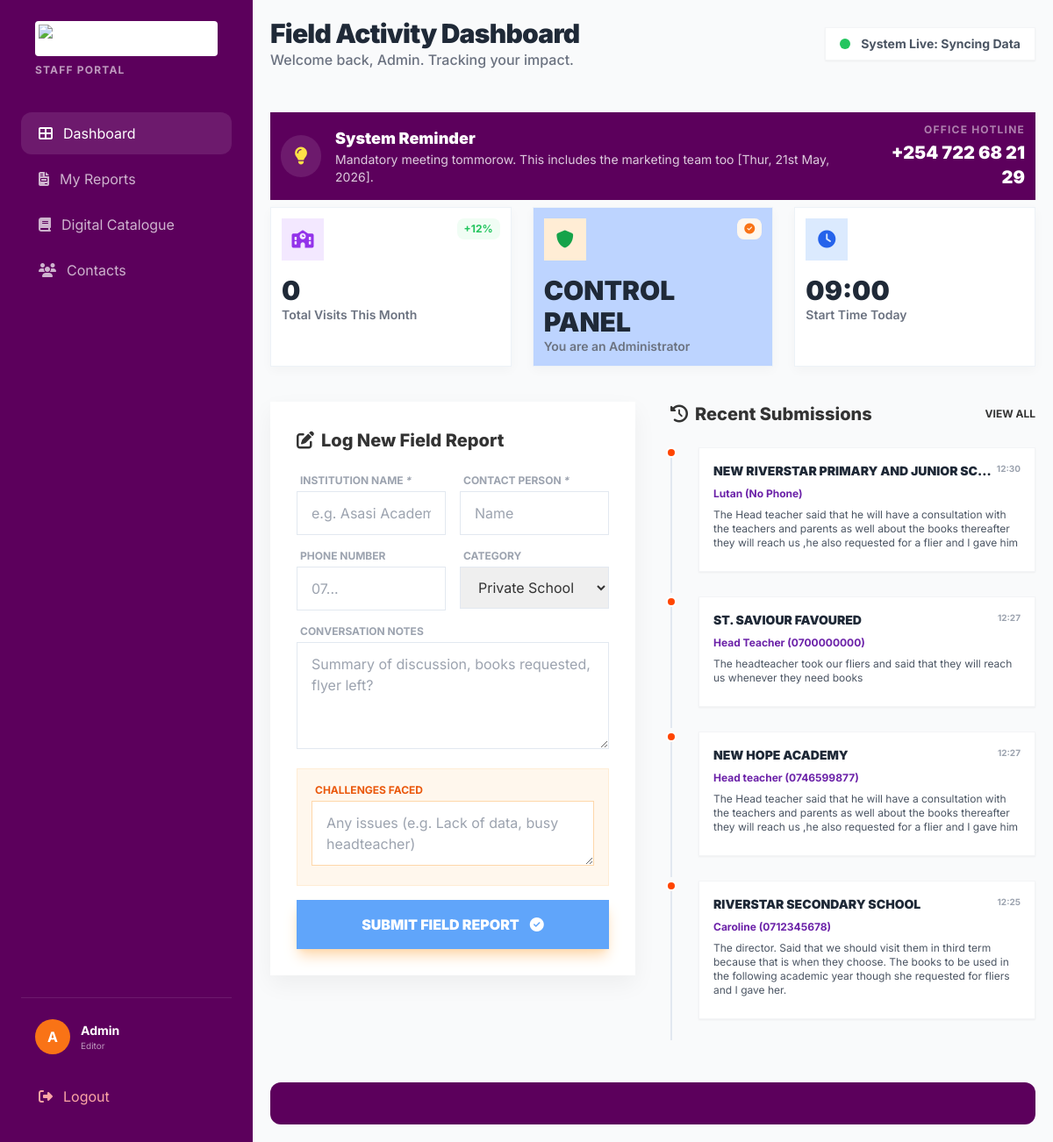
The page /staff/dashboard (signed in) on the database its author committed.
### app.py (models this page shows, shortened)
class Staff(db.Model):
    id = db.Column(db.String(20), primary_key=True, default=lambda: generate_id('STF'))
    name = db.Column(db.String(512), nullable=False)
    email = db.Column(db.String(128), unique=True)
    phone = db.Column(db.String(20), unique=True, nullable=False)
    location = db.Column(db.String(128), default='Nairobi')
    password = db.Column(db.String(1024), nullable=False)
    added_at = db.Column(db.DateTime, default=lambda: datetime.utcnow()+timedelta(hours=3))
    edited_at = db.Column(db.DateTime, default=lambda: datetime.utcnow()+timedelta(hours=3))
    edited_by = db.Column(db.String(255), db.ForeignKey('staff.id'))
    deactivated_by = db.Column(db.String(255), db.ForeignKey('staff.id'))
    deactivated_at = db.Column(db.DateTime)
    is_admin = db.Column(db.Boolean, default=False)
    is_active = db.Column(db.Boolean, default=True)
    is_super_admin = db.Column(db.Boolean, default=False)

class Submission(db.Model):
    id = db.Column(db.String(20), primary_key=True, default=lambda: generate_id('SUB', 4))
    staff_id = db.Column(db.String(20), db.ForeignKey('staff.id'), nullable=False)
    staffName = db.Column(db.String(128), nullable=False)
    institution_name = db.Column(db.String(256), nullable=False)
    contact_person = db.Column(db.String(128), nullable=True)
    phone = db.Column(db.String(20), nullable=True)
    category = db.Column(db.String(100), nullable=True)
    conversation_notes = db.Column(db.Text, nullable=True)
    challenges = db.Column(db.Text, nullable=True)
    submitted_at = db.Column(db.DateTime, default=lambda: datetime.utcnow() + timedelta(hours=3))

### app.py (the view)
@app.route('/staff/dashboard')
@login_required
def dashboard():
    staff = Staff.query.filter_by(id=session.get('staff_id')).first()
    books = Book.query.filter_by(is_deleted=False).all()
    visits_this_month = Submission.query.filter(
        Submission.submitted_at >= datetime.utcnow() - timedelta(days=30)
    ).count()
    reports_today = Submission.query.filter(
        Submission.staffName == staff.name,
        Submission.submitted_at >= datetime.utcnow().date()
    ).count()
    recent_submissions = Submission.query.order_by(
        Submission.submitted_at.desc()
    ).limit(4).all()
    if not staff.is_super_admin:
        log_action(f'{staff.name } logged in', 200, staff.id)
    return render_template(
        'dashboard.html',
        staff=staff,
        books=books,
        visits_this_month=visits_this_month,
        reports_today=reports_today,
        recent_submissions=recent_submissions,
        start_time=datetime.utcnow()
    )

### app.py (called while the page is built)
def login_required(f):
    @wraps(f)
    def wrapper(*args, **kwargs):
        if not session.get('staff_id'):
            return redirect(url_for('login', next=request.path))
        return f(*args, **kwargs)
    return wrapper

@app.after_request
def cache_static_books(response):
    if request.path.startswith('/static/books/'):
        response.cache_control.max_age = 60 * 60 * 24 * 30
        response.cache_control.public = True
    return response

### templates/dashboard.html (shortened to what this page needs)
<!DOCTYPE html>
<html lang="en">
<head>
    <link rel="stylesheet" href="https://cdnjs.cloudflare.com/ajax/libs/font-awesome/6.4.0/css/all.min.css">
    <script src="https://cdn.tailwindcss.com"></script>
</head>
<body class="bg-gray-50">
    <div class="flex">
        <aside class="sidebar bg-magenta-900 bg-[#5c005c] w-72 h-screen sticky top-0 hidden lg:flex flex-col p-6 text-white">
            <div class="mb-10 px-4">
                <img src="https://i.ibb.co/CKRYPD4p/image.png" alt="TUNU" class="h-10 bg-white p-1 rounded">
                <p class="text-xs mt-2 font-bold tracking-widest opacity-60 uppercase">Staff Portal</p>
            </div>
            <nav class="flex-1">
                <a href="#" class="nav-link active"><i class="fas fa-th-large"></i> Dashboard</a>
                <a href="#" class="nav-link"><i class="fas fa-file-invoice"></i> My Reports</a>
                <a href="#" class="nav-link"><i class="fas fa-book"></i> Digital Catalogue</a>
                <a href="#" class="nav-link"><i class="fas fa-users"></i> Contacts</a>
            </nav>
            <div class="mt-auto pt-6 border-t border-white/10">
                <div class="flex items-center gap-3 px-4 mb-6">
                    <div class="w-10 h-10 rounded-full bg-orange-500 flex items-center justify-center font-bold">{{ staff.name[:1].upper() if staff.name else '' }}</div>
                    <div>
                        <p class="text-sm font-bold">{{ staff.name }}</p>
                        <p class="text-[10px] opacity-60">Editor</p>
                    </div>
                </div>
                <a href="/staff/logout" class="nav-link text-red-300"><i class="fas fa-sign-out-alt"></i> Logout</a>
            </div>
        </aside>
        <main class="flex-1 p-4 md:p-5 max-w-6xl mx-auto">
            <header class="mb-8 flex flex-col md:flex-row md:items-center justify-between gap-4">
                <div>
                    <h1 class="text-3xl font-black text-gray-800 tracking-tight">Field Activity Dashboard</h1>
                    <p class="text-gray-500 font-medium">Welcome back, {{staff.name}}. Tracking your impact.</p>
                </div>
                <div class="bg-white px-4 py-2  shadow-sm border border-gray-100 flex items-center gap-3">
                    <span class="w-3 h-3 rounded-full bg-green-500 animate-pulse"></span>
                    <span class="text-sm font-bold text-gray-600">System Live: Syncing Data</span>
                </div>
            </header>
            <div class="notification mt-12 mb-2 p-3 bg-magenta-900 bg-[#5c005c] text-white">
                <div class="flex flex-col md:flex-row items-center justify-between gap-6">
                    <div class="flex items-center gap-4">
                        <div class="w-12 h-12 bg-white/10 rounded-full flex items-center justify-center text-xl">
                            <i class="fas fa-lightbulb text-yellow-300"></i>
                        </div>
                        <div>
                            <h4 class="font-black text-lg">System Reminder</h4>
                            <p class="text-sm opacity-80">Mandatory meeting tommorow. This includes the marketing team too [Thur, 21st May, 2026].</p>
                        </div>
                    </div>
                    <div class="text-center md:text-right">
                        <p class="text-xs uppercase font-bold tracking-widest opacity-50 mb-1">Office Hotline</p>
                        <p class="text-xl font-black">+254 722 68 21 29</p>
                    </div>
                </div>
            </div>
            <div class="grid grid-cols-1 md:grid-cols-3 gap-6 mb-10">
                <div class="stat-card">
                    <div class="flex justify-between items-start mb-4">
                        <div class="w-12 h-12 bg-purple-100  flex items-center justify-center text-purple-600">
                            <i class="fas fa-school text-xl"></i>
                        </div>
                        <span class="text-green-500 text-xs font-bold bg-green-50 px-2 py-1 rounded-lg">+12%</span>
                    </div>
                    <h3 class="text-3xl font-black text-gray-800">{{ visits_this_month }}</h3>
                    <p class="text-gray-500 text-sm font-semibold">Total Visits This Month</p>
                </div>
                {% if staff.is_admin %}
                <a href="/cp">
                <div class="stat-card bg-[#bdd4ff]" >
                    <div class="flex justify-between items-start mb-4">
                        <div class="w-12 h-12 bg-orange-100  flex items-center justify-center text-green-600">
                            <i class="fas fa-shield text-xl"></i>
                        </div>
                        <span class="text-orange-500 text-xs font-bold bg-orange-50 px-2 py-1 rounded-lg"> <i class="fas fa-check-circle"></i></span>
                    </div>
                    <h3 class="text-3xl font-black text-gray-800"> CONTROL PANEL</h3>
                    <p class="text-gray-500 text-sm font-semibold">You are an Administrator</p>
                </div>
            </a>
                {% endif %}
                <div class="stat-card">
                    <div class="flex justify-between items-start mb-4">
                        <div class="w-12 h-12 bg-blue-100  flex items-center justify-center text-blue-600">
                            <i class="fas fa-clock text-xl"></i>
                        </div>
                    </div>
                    <h3 class="text-3xl font-black text-gray-800">09:00</h3>
                    <p class="text-gray-500 text-sm font-semibold">Start Time Today</p>
                </div>
            </div>
            <div class="grid grid-cols-1 lg:grid-cols-2 gap-10">
                <section>
                    <div class="report-form">
                        <h2 class="text-xl font-extrabold mb-6 flex items-center gap-2">
                            <i class="fas fa-edit text-orangered"></i> Log New Field Report
                        </h2>
                        <form action="/submit-report" method="POST" class="space-y-4">
                            <div class="grid grid-cols-2 gap-4">
                                <div class="col-span-2 md:col-span-1">
                                    <label class="text-xs font-bold text-gray-400 uppercase mb-1 block ml-1">Institution Name <i>*</i></label>
                                    <input type="text" name="institution_name" class="input-style" placeholder="e.g. Asasi Academy" required>
                                </div>
                                <div class="col-span-2 md:col-span-1">
                                    <label class="text-xs font-bold text-gray-400 uppercase mb-1 block ml-1">Contact Person <i>*</i></label>
                                    <input type="text" name="contact_person" class="input-style" placeholder="Name" required>
                                </div>
                            </div>
                            <div class="grid grid-cols-2 gap-4">
                                <div class="col-span-2 md:col-span-1">
                                    <label class="text-xs font-bold text-gray-400 uppercase mb-1 block ml-1">Phone Number</label>
                                    <input type="tel" name="phone" class="input-style" placeholder="07...">
                                </div>
                                <div class="col-span-2 md:col-span-1">
                                    <label class="text-xs font-bold text-gray-400 uppercase mb-1 block ml-1">Category</label>
                                    <select name="category" class="input-style" required>
                                        <option>Private School</option>
                                    </select>
                                </div>
                            </div>
                            <div>
                                <label class="text-xs font-bold text-gray-400 uppercase mb-1 block ml-1">Conversation Notes</label>
                                <textarea name="conversation_notes" rows="4" class="input-style" placeholder="Summary of discussion, books requested, flyer left?"></textarea>
                            </div>
                            <div class="p-4 bg-orange-50  border border-orange-100">
                                <label class="text-xs font-bold text-orange-600 uppercase mb-1 block ml-1">Challenges Faced</label>
                                <textarea name="challenges" rows="2" class="input-style bg-white border-orange-200" placeholder="Any issues (e.g. Lack of data, busy headteacher)"></textarea>
                            </div>
                            <button type="submit" class="w-full bg-blue-400 hover:bg-orange-600 text-white font-black py-4  transition-all shadow-lg shadow-orange-200 flex items-center justify-center gap-3">
                                <span>SUBMIT FIELD REPORT</span>
                                <i class="fas fa-check-circle"></i>
                            </button>
                        </form>
                    </div>
                </section>
                <section>
                    <div class="flex items-center justify-between mb-6">
                        <h2 class="text-xl font-extrabold flex items-center gap-2">
                            <i class="fas fa-history text-magenta-800"></i> Recent Submissions
                        </h2>
                        <a href="#" class="text-xs font-bold text-magenta-800 hover:underline">VIEW ALL</a>
                    </div>
                    <div class="space-y-1">
                        {% for s in recent_submissions %}
                        <div class="activity-item">
                            <div class="bg-white p-4 shadow-sm border border-gray-100">
                                <div class="flex justify-between items-start mb-2">
                                    <h4 class="font-black text-gray-800 uppercase text-sm truncate" >
                                        {{ s.institution_name }}
                                    </h4>
                                    <span class="text-[10px] text-gray-400 font-bold">
                                        {{ s.submitted_at.strftime('%H:%M') }}
                                    </span>
                                </div>
                                <p class="text-xs font-bold text-purple-800 mb-2">
                                    {{ s.contact_person }} ({{ s.phone or 'No Phone' }})
                                </p>
                                {% if s.conversation_notes %}
                                <p class="text-xs text-gray-600 mb-2">
                                    {{ s.conversation_notes }}
                                </p>
                                {% endif %}
                            </div>
                        </div>
                        {% endfor %}
                    </div>
                </section>
            </div>
            <footer class="mt-12 p-6 bg-magenta-900 bg-[#5c005c] rounded-xl text-white">
            </footer>
        </main>
    </div>
</body>
</html>

### templates/dashboard.html (style rules this page uses)
:root { --magenta: #8B008B; --dark-magenta: #5c005c; --orangered: #FF4500; --bg-soft: #f8f9fa; }
body { font-family: 'Inter', sans-serif; background-color: var(--bg-soft); color: #333; }
.sidebar { transition: all 0.3s; }
.nav-link { display: flex; align-items: center; gap: 12px; padding: 12px 20px; color: rgba(255, 255, 255, 0.7); border-radius: 12px; transition: all 0.2s; margin-bottom: 4px; }
.nav-link:hover, .nav-link.active { background: rgba(255, 255, 255, 0.1); color: white; }
.stat-card { background: white; padding: 12px; box-shadow: 0 4px 12px rgba(0,0,0,0.03); border: 1px solid #edf2f7; }
.report-form { background: white; padding: 30px; box-shadow: 0 10px 25px rgba(0,0,0,0.05); }
.activity-item { position: relative; padding-left: 30px; padding-bottom: 24px; border-left: 2px solid #e2e8f0; }
.activity-item::before { content: ''; position: absolute; left: -7px; top: 0; width: 12px; height: 12px; border-radius: 50%; background: var(--orangered); border: 2px solid white; }
.input-style { width: 100%; padding: 12px 16px; border: 1px solid #e2e8f0; outline: none; transition: border-color 0.2s; }

### rows shown on the page
Staff: name "A", name "Admin"
Submission: institution_name "NEW RIVERSTAR PRIMARY AND JUNIOR SC…", submitted_at "12:30", contact_person "Lutan", phone "No Phone", conversation_notes "The Head teacher said that he will have a consultation with the teachers and parents as well about the books thereafter they will reach us ,he also requested for a flier and I gave him"
Submission: institution_name "ST. SAVIOUR FAVOURED", submitted_at "12:27", contact_person "Head Teacher", phone "0700000000", conversation_notes "The headteacher took our fliers and said that they will reach us whenever they need books"
Submission: institution_name "NEW HOPE ACADEMY", submitted_at "12:27", contact_person "Head teacher", phone "0746599877", conversation_notes "The Head teacher said that he will have a consultation with the teachers and parents as well about the books thereafter they will reach us ,he also requested for a flier and I gave him"
Submission: institution_name "RIVERSTAR SECONDARY SCHOOL", submitted_at "12:25", contact_person "Caroline", phone "0712345678", conversation_notes "The director. Said that we should visit them in third term because that is when they choose. The books to be used in the following academic year though she requested for fliers and I gave her."

### other values the page prints
{{ visits_this_month }} "0"
